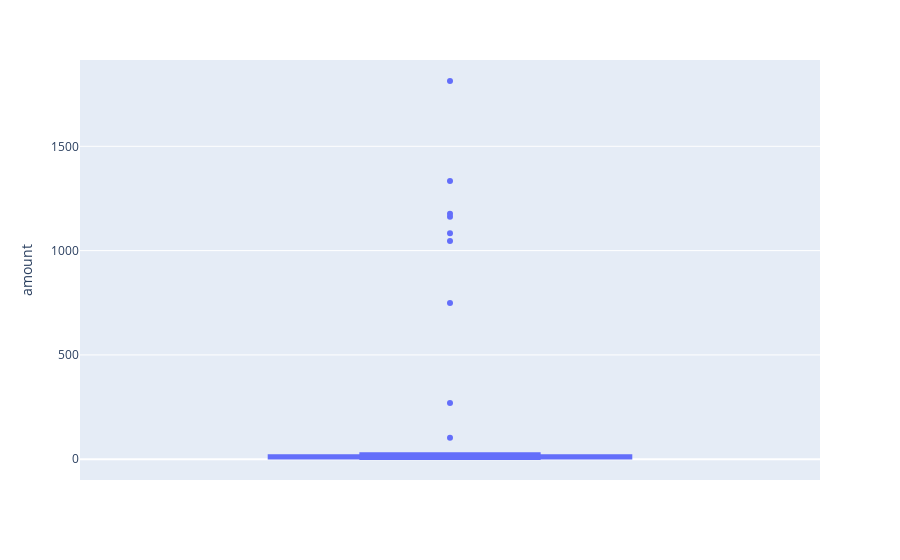

Notebook cell for this chart:
### Code cell
# creating the six box plots using plotly express
fig = px.box(ch25_transactions_jan_jun_grp_reset, y='amount')
fig.show()

### Figure 1 — Plotly figure (JSON) as saved in the notebook; plotly's stock layout.template omitted (floating-point values rounded to 4 significant figures)
{"data": [{"alignmentgroup": "True", "hovertemplate": "amount=%{y}<extra></extra>", "legendgroup": "", "marker": {"color": "#636efa"}, "name": "", "notched": false, "offsetgroup": "", "orientation": "v", "showlegend": false, "type": "box", "x0": " ", "xaxis": "x", "y": [1.46, 10.74, 2.93, 1.39, 17.84, 1.65, 15.86, 2.22, 1177, 2.75, 10.75, 10.81, 5.97, 3.69, 16.7, 14.9, 2.09, 12.42, 16.58, 1334, 2.88, 2.04, 13.57, 14.83, 4.2, 2.56, 18.28, 21.04, 102.6, 24.23, 1083.0, 269, 10.24, 7.39, 6.01, 20.03, 28.47, 16.5, 1.1, 1046, 12.15, 2.27, 5.97, 1162, 749, 10.69, 11.88, 1.03, 21.16, 16.29, 15.98, 1813, 16.61, 11.53, 5.24, 2.27], "y0": " ", "yaxis": "y"}], "layout": {"autosize": true, "boxmode": "group", "dragmode": "zoom", "legend": {"tracegroupgap": 0}, "margin": {"t": 60}, "xaxis": {"anchor": "y", "autorange": true, "domain": [0, 1], "range": [-0.5, 0.5], "showspikes": false, "type": "category"}, "yaxis": {"anchor": "x", "autorange": true, "domain": [0, 1], "range": [-99.63, 1914.0], "showspikes": false, "title": {"text": "amount"}, "type": "linear"}}}
